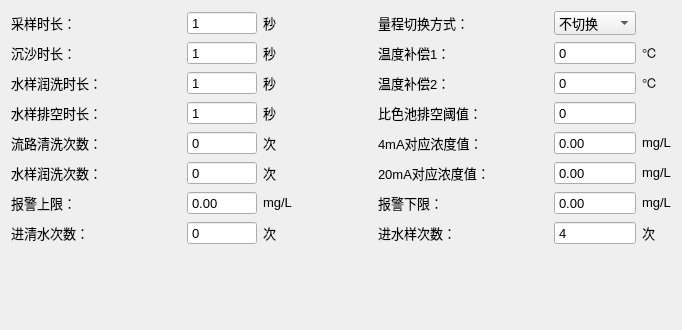
     <widget class="QWidget" name="tabWidgetPage1">
      <attribute name="title">
       <string>基础设置</string>
      </attribute>
      <attribute name="toolTip">
       <string>0</string>
      </attribute>
      <layout class="QGridLayout" name="gridLayout_8">
       <item row="0" column="0">
        <layout class="QHBoxLayout" name="horizontalLayout_3">
         <item>
          <layout class="QGridLayout" name="gridLayout">
           <item row="4" column="0">
            <widget class="QLabel" name="label_18">
             <property name="font">
              <font>
               <pointsize>10</pointsize>
              </font>
             </property>
             <property name="text">
              <string>流路清洗次数：</string>
             </property>
            </widget>
           </item>
           <item row="1" column="2">
            <widget class="QLabel" name="label_140">
             <property name="font">
              <font>
               <pointsize>10</pointsize>
              </font>
             </property>
             <property name="text">
              <string>秒</string>
             </property>
            </widget>
           </item>
           <item row="1" column="1">
            <widget class="QSpinBox" name="Time1">
             <property name="font">
              <font>
               <pointsize>10</pointsize>
              </font>
             </property>
             <property name="alignment">
              <set>Qt::AlignLeading|Qt::AlignLeft|Qt::AlignVCenter</set>
             </property>
             <property name="buttonSymbols">
              <enum>QAbstractSpinBox::NoButtons</enum>
             </property>
             <property name="minimum">
              <number>1</number>
             </property>
             <property name="maximum">
              <number>9999</number>
             </property>
            </widget>
           </item>
           <item row="2" column="1">
            <widget class="QSpinBox" name="Time2">
             <property name="font">
              <font>
               <pointsize>10</pointsize>
              </font>
             </property>
             <property name="alignment">
              <set>Qt::AlignLeading|Qt::AlignLeft|Qt::AlignVCenter</set>
             </property>
             <property name="buttonSymbols">
              <enum>QAbstractSpinBox::NoButtons</enum>
             </property>
             <property name="minimum">
              <number>1</number>
             </property>
             <property name="maximum">
              <number>9999</number>
             </property>
            </widget>
           </item>
           <item row="2" column="0">
            <widget class="QLabel" name="label_123">
             <property name="font">
              <font>
               <pointsize>10</pointsize>
              </font>
             </property>
             <property name="text">
              <string>水样润洗时长：</string>
             </property>
            </widget>
           </item>
           <item row="5" column="1">
            <widget class="QSpinBox" name="Loop1">
             <property name="font">
              <font>
               <pointsize>10</pointsize>
              </font>
             </property>
             <property name="alignment">
              <set>Qt::AlignLeading|Qt::AlignLeft|Qt::AlignVCenter</set>
             </property>
             <property name="buttonSymbols">
              <enum>QAbstractSpinBox::NoButtons</enum>
             </property>
             <property name="minimum">
              <number>0</number>
             </property>
             <property name="maximum">
              <number>9999</number>
             </property>
            </widget>
           </item>
           <item row="2" column="2">
            <widget class="QLabel" name="label_103">
             <property name="font">
              <font>
               <pointsize>10</pointsize>
              </font>
             </property>
             <property name="text">
              <string>秒</string>
             </property>
            </widget>
           </item>
           <item row="3" column="0">
            <widget class="QLabel" name="label_17">
             <property name="font">
              <font>
               <pointsize>10</pointsize>
              </font>
             </property>
             <property name="text">
              <string>水样排空时长：</string>
             </property>
            </widget>
           </item>
           <item row="7" column="0">
            <widget class="QLabel" name="label_21">
             <property name="font">
              <font>
               <pointsize>10</pointsize>
              </font>
             </property>
             <property name="text">
              <string>进清水次数：</string>
             </property>
            </widget>
           </item>
           <item row="3" column="1">
            <widget class="QSpinBox" name="Time3">
             <property name="font">
              <font>
               <pointsize>10</pointsize>
              </font>
             </property>
             <property name="alignment">
              <set>Qt::AlignLeading|Qt::AlignLeft|Qt::AlignVCenter</set>
             </property>
             <property name="buttonSymbols">
              <enum>QAbstractSpinBox::NoButtons</enum>
             </property>
             <property name="minimum">
              <number>1</number>
             </property>
             <property name="maximum">
              <number>9999</number>
             </property>
            </widget>
           </item>
           <item row="5" column="0">
            <widget class="QLabel" name="label_19">
             <property name="font">
              <font>
               <pointsize>10</pointsize>
              </font>
             </property>
             <property name="text">
              <string>水样润洗次数：</string>
             </property>
            </widget>
           </item>
           <item row="4" column="2">
            <widget class="QLabel" name="label_141">
             <property name="font">
              <font>
               <pointsize>10</pointsize>
              </font>
             </property>
             <property name="text">
              <string>次</string>
             </property>
            </widget>
           </item>
           <item row="3" column="2">
            <widget class="QLabel" name="label_139">
             <property name="font">
              <font>
               <pointsize>10</pointsize>
              </font>
             </property>
             <property name="text">
              <string>秒</string>
             </property>
            </widget>
           </item>
           <item row="4" column="1">
            <widget class="QSpinBox" name="Loop0">
             <property name="font">
              <font>
               <pointsize>10</pointsize>
              </font>
             </property>
             <property name="alignment">
              <set>Qt::AlignLeading|Qt::AlignLeft|Qt::AlignVCenter</set>
             </property>
             <property name="buttonSymbols">
              <enum>QAbstractSpinBox::NoButtons</enum>
             </property>
             <property name="minimum">
              <number>0</number>
             </property>
             <property name="maximum">
              <number>9999</number>
             </property>
            </widget>
           </item>
           <item row="0" column="1">
            <widget class="QSpinBox" name="Time0">
             <property name="font">
              <font>
               <pointsize>10</pointsize>
              </font>
             </property>
             <property name="alignment">
              <set>Qt::AlignLeading|Qt::AlignLeft|Qt::AlignVCenter</set>
             </property>
             <property name="buttonSymbols">
              <enum>QAbstractSpinBox::NoButtons</enum>
             </property>
             <property name="minimum">
              <number>1</number>
             </property>
             <property name="maximum">
              <number>9999</number>
             </property>
            </widget>
           </item>
           <item row="7" column="1">
            <widget class="QSpinBox" name="Loop3">
             <property name="font">
              <font>
               <pointsize>10</pointsize>
              </font>
             </property>
             <property name="alignment">
              <set>Qt::AlignLeading|Qt::AlignLeft|Qt::AlignVCenter</set>
             </property>
             <property name="buttonSymbols">
              <enum>QAbstractSpinBox::NoButtons</enum>
             </property>
             <property name="minimum">
              <number>0</number>
             </property>
             <property name="maximum">
              <number>9999</number>
             </property>
            </widget>
           </item>
           <item row="7" column="2">
            <widget class="QLabel" name="label_144">
             <property name="font">
              <font>
               <pointsize>10</pointsize>
              </font>
             </property>
             <property name="text">
              <string>次</string>
             </property>
            </widget>
           </item>
           <item row="0" column="0">
            <widget class="QLabel" name="label_82">
             <property name="sizePolicy">
              <sizepolicy hsizetype="Preferred" vsizetype="Preferred">
               <horstretch>0</horstretch>
               <verstretch>0</verstretch>
              </sizepolicy>
             </property>
             <property name="font">
              <font>
               <pointsize>10</pointsize>
              </font>
             </property>
             <property name="text">
              <string>采样时长：</string>
             </property>
            </widget>
           </item>
           <item row="5" column="2">
            <widget class="QLabel" name="label_142">
             <property name="font">
              <font>
               <pointsize>10</pointsize>
              </font>
             </property>
             <property name="text">
              <string>次</string>
             </property>
            </widget>
           </item>
           <item row="1" column="0">
            <widget class="QLabel" name="label_22">
             <property name="font">
              <font>
               <pointsize>10</pointsize>
              </font>
             </property>
             <property name="text">
              <string>沉沙时长：</string>
             </property>
            </widget>
           </item>
           <item row="0" column="2">
            <widget class="QLabel" name="label_102">
             <property name="font">
              <font>
               <pointsize>10</pointsize>
              </font>
             </property>
             <property name="text">
              <string>秒</string>
             </property>
            </widget>
           </item>
           <item row="6" column="0">
            <widget class="QLabel" name="label_12">
             <property name="minimumSize">
              <size>
               <width>170</width>
               <height>0</height>
              </size>
             </property>
             <property name="font">
              <font>
               <pointsize>10</pointsize>
              </font>
             </property>
             <property name="styleSheet">
              <string notr="true"/>
             </property>
             <property name="text">
              <string>报警上限：</string>
             </property>
            </widget>
           </item>
           <item row="6" column="1">
            <widget class="QDoubleSpinBox" name="AlarmLineH">
             <property name="sizePolicy">
              <sizepolicy hsizetype="Preferred" vsizetype="Preferred">
               <horstretch>0</horstretch>
               <verstretch>0</verstretch>
              </sizepolicy>
             </property>
             <property name="font">
              <font>
               <pointsize>10</pointsize>
              </font>
             </property>
             <property name="buttonSymbols">
              <enum>QAbstractSpinBox::NoButtons</enum>
             </property>
             <property name="minimum">
              <double>-99999.000000000000000</double>
             </property>
             <property name="maximum">
              <double>99999.000000000000000</double>
             </property>
            </widget>
           </item>
           <item row="6" column="2">
            <widget class="QLabel" name="label_167">
             <property name="sizePolicy">
              <sizepolicy hsizetype="Fixed" vsizetype="Fixed">
               <horstretch>0</horstretch>
               <verstretch>0</verstretch>
              </sizepolicy>
             </property>
             <property name="font">
              <font>
               <pointsize>10</pointsize>
              </font>
             </property>
             <property name="styleSheet">
              <string notr="true"/>
             </property>
             <property name="frameShape">
              <enum>QFrame::NoFrame</enum>
             </property>
             <property name="text">
              <string>mg/L</string>
             </property>
            </widget>
           </item>
          </layout>
         </item>
         <item>
          <spacer name="horizontalSpacer_2">
           <property name="orientation">
            <enum>Qt::Horizontal</enum>
           </property>
           <property name="sizeHint" stdset="0">
            <size>
             <width>80</width>
             <height>20</height>
            </size>
           </property>
          </spacer>
         </item>
         <item>
          <layout class="QGridLayout" name="gridLayout_2">
           <item row="0" column="0">
            <widget class="QLabel" name="label_3">
             <property name="minimumSize">
              <size>
               <width>0</width>
               <height>0</height>
              </size>
             </property>
             <property name="maximumSize">
              <size>
               <width>16777215</width>
               <height>16777215</height>
              </size>
             </property>
             <property name="font">
              <font>
               <pointsize>10</pointsize>
              </font>
             </property>
             <property name="text">
              <string>量程切换方式：</string>
             </property>
            </widget>
           </item>
           <item row="1" column="0">
            <widget class="QLabel" name="label">
             <property name="font">
              <font>
               <pointsize>10</pointsize>
              </font>
             </property>
             <property name="frameShape">
              <enum>QFrame::NoFrame</enum>
             </property>
             <property name="text">
              <string>温度补偿1：</string>
             </property>
             <property name="alignment">
              <set>Qt::AlignLeading|Qt::AlignLeft|Qt::AlignVCenter</set>
             </property>
            </widget>
           </item>
           <item row="0" column="1">
            <widget class="QComboBox" name="RangeSwitch">
             <property name="sizePolicy">
              <sizepolicy hsizetype="Preferred" vsizetype="Preferred">
               <horstretch>0</horstretch>
               <verstretch>0</verstretch>
              </sizepolicy>
             </property>
             <property name="minimumSize">
              <size>
               <width>0</width>
               <height>0</height>
              </size>
             </property>
             <property name="font">
              <font>
               <pointsize>10</pointsize>
              </font>
             </property>
             <item>
              <property name="text">
               <string>不切换</string>
              </property>
             </item>
             <item>
              <property name="text">
               <string>单次切换</string>
              </property>
             </item>
             <item>
              <property name="text">
               <string>单向切换</string>
              </property>
             </item>
            </widget>
           </item>
           <item row="1" column="2">
            <widget class="QLabel" name="label_164">
             <property name="sizePolicy">
              <sizepolicy hsizetype="Fixed" vsizetype="Fixed">
               <horstretch>0</horstretch>
               <verstretch>0</verstretch>
              </sizepolicy>
             </property>
             <property name="font">
              <font>
               <pointsize>10</pointsize>
              </font>
             </property>
             <property name="styleSheet">
              <string notr="true"/>
             </property>
             <property name="frameShape">
              <enum>QFrame::NoFrame</enum>
             </property>
             <property name="text">
              <string>℃</string>
             </property>
            </widget>
           </item>
           <item row="1" column="1">
            <widget class="QSpinBox" name="TempOffset">
             <property name="sizePolicy">
              <sizepolicy hsizetype="Preferred" vsizetype="Preferred">
               <horstretch>0</horstretch>
               <verstretch>0</verstretch>
              </sizepolicy>
             </property>
             <property name="font">
              <font>
               <pointsize>10</pointsize>
              </font>
             </property>
             <property name="buttonSymbols">
              <enum>QAbstractSpinBox::NoButtons</enum>
             </property>
             <property name="minimum">
              <number>-100</number>
             </property>
             <property name="maximum">
              <number>100</number>
             </property>
            </widget>
           </item>
           <item row="3" column="0">
            <widget class="QLabel" name="label_5">
             <property name="sizePolicy">
              <sizepolicy hsizetype="Preferred" vsizetype="Preferred">
               <horstretch>0</horstretch>
               <verstretch>0</verstretch>
              </sizepolicy>
             </property>
             <property name="font">
              <font>
               <pointsize>10</pointsize>
              </font>
             </property>
             <property name="frameShape">
              <enum>QFrame::NoFrame</enum>
             </property>
             <property name="text">
              <string>比色池排空阈值：</string>
             </property>
             <property name="alignment">
              <set>Qt::AlignLeading|Qt::AlignLeft|Qt::AlignVCenter</set>
             </property>
            </widget>
           </item>
           <item row="2" column="0">
            <widget class="QLabel" name="label_4">
             <property name="font">
              <font>
               <pointsize>10</pointsize>
              </font>
             </property>
             <property name="frameShape">
              <enum>QFrame::NoFrame</enum>
             </property>
             <property name="text">
              <string>温度补偿2：</string>
             </property>
             <property name="alignment">
              <set>Qt::AlignLeading|Qt::AlignLeft|Qt::AlignVCenter</set>
             </property>
            </widget>
           </item>
           <item row="2" column="1">
            <widget class="QSpinBox" name="DeviceTempOffset">
             <property name="sizePolicy">
              <sizepolicy hsizetype="Preferred" vsizetype="Preferred">
               <horstretch>0</horstretch>
               <verstretch>0</verstretch>
              </sizepolicy>
             </property>
             <property name="font">
              <font>
               <pointsize>10</pointsize>
              </font>
             </property>
             <property name="buttonSymbols">
              <enum>QAbstractSpinBox::NoButtons</enum>
             </property>
             <property name="minimum">
              <number>-100</number>
             </property>
             <property name="maximum">
              <number>100</number>
             </property>
            </widget>
           </item>
           <item row="2" column="2">
            <widget class="QLabel" name="label_165">
             <property name="sizePolicy">
              <sizepolicy hsizetype="Fixed" vsizetype="Fixed">
               <horstretch>0</horstretch>
               <verstretch>0</verstretch>
              </sizepolicy>
             </property>
             <property name="font">
              <font>
               <pointsize>10</pointsize>
              </font>
             </property>
             <property name="styleSheet">
              <string notr="true"/>
             </property>
             <property name="frameShape">
              <enum>QFrame::NoFrame</enum>
             </property>
             <property name="text">
              <string>℃</string>
             </property>
            </widget>
           </item>
           <item row="4" column="0">
            <widget class="QLabel" name="label_42">
             <property name="sizePolicy">
              <sizepolicy hsizetype="Preferred" vsizetype="Preferred">
               <horstretch>0</horstretch>
               <verstretch>0</verstretch>
              </sizepolicy>
             </property>
             <property name="font">
              <font>
               <pointsize>10</pointsize>
              </font>
             </property>
             <property name="styleSheet">
              <string notr="true"/>
             </property>
             <property name="frameShape">
              <enum>QFrame::NoFrame</enum>
             </property>
             <property name="text">
              <string>4mA对应浓度值：</string>
             </property>
            </widget>
           </item>
           <item row="4" column="2">
            <widget class="QLabel" name="label_163">
             <property name="sizePolicy">
              <sizepolicy hsizetype="Fixed" vsizetype="Fixed">
               <horstretch>0</horstretch>
               <verstretch>0</verstretch>
              </sizepolicy>
             </property>
             <property name="font">
              <font>
               <pointsize>10</pointsize>
              </font>
             </property>
             <property name="styleSheet">
              <string notr="true"/>
             </property>
             <property name="frameShape">
              <enum>QFrame::NoFrame</enum>
             </property>
             <property name="text">
              <string>mg/L</string>
             </property>
            </widget>
           </item>
           <item row="5" column="0">
            <widget class="QLabel" name="label_43">
             <property name="sizePolicy">
              <sizepolicy hsizetype="Preferred" vsizetype="Preferred">
               <horstretch>0</horstretch>
               <verstretch>0</verstretch>
              </sizepolicy>
             </property>
             <property name="font">
              <font>
               <pointsize>10</pointsize>
              </font>
             </property>
             <property name="styleSheet">
              <string notr="true"/>
             </property>
             <property name="frameShape">
              <enum>QFrame::NoFrame</enum>
             </property>
             <property name="text">
              <string>20mA对应浓度值：</string>
             </property>
            </widget>
           </item>
           <item row="3" column="1">
            <widget class="QSpinBox" name="BlankErrorThreshold">
             <property name="sizePolicy">
              <sizepolicy hsizetype="Preferred" vsizetype="Preferred">
               <horstretch>0</horstretch>
               <verstretch>0</verstretch>
              </sizepolicy>
             </property>
             <property name="font">
              <font>
               <pointsize>10</pointsize>
              </font>
             </property>
             <property name="buttonSymbols">
              <enum>QAbstractSpinBox::NoButtons</enum>
             </property>
             <property name="maximum">
              <number>99999</number>
             </property>
            </widget>
           </item>
           <item row="5" column="2">
            <widget class="QLabel" name="label_166">
             <property name="sizePolicy">
              <sizepolicy hsizetype="Fixed" vsizetype="Fixed">
               <horstretch>0</horstretch>
               <verstretch>0</verstretch>
              </sizepolicy>
             </property>
             <property name="font">
              <font>
               <pointsize>10</pointsize>
              </font>
             </property>
             <property name="styleSheet">
              <string notr="true"/>
             </property>
             <property name="frameShape">
              <enum>QFrame::NoFrame</enum>
             </property>
             <property name="text">
              <string>mg/L</string>
             </property>
            </widget>
           </item>
           <item row="4" column="1">
            <widget class="QDoubleSpinBox" name="_4mA">
             <property name="sizePolicy">
              <sizepolicy hsizetype="Preferred" vsizetype="Preferred">
               <horstretch>0</horstretch>
               <verstretch>0</verstretch>
              </sizepolicy>
             </property>
             <property name="font">
              <font>
               <pointsize>10</pointsize>
              </font>
             </property>
             <property name="buttonSymbols">
              <enum>QAbstractSpinBox::NoButtons</enum>
             </property>
             <property name="minimum">
              <double>-99999.000000000000000</double>
             </property>
             <property name="maximum">
              <double>99999.000000000000000</double>
             </property>
            </widget>
           </item>
           <item row="5" column="1">
            <widget class="QDoubleSpinBox" name="_20mA">
             <property name="sizePolicy">
              <sizepolicy hsizetype="Preferred" vsizetype="Preferred">
               <horstretch>0</horstretch>
               <verstretch>0</verstretch>
              </sizepolicy>
             </property>
             <property name="font">
              <font>
               <pointsize>10</pointsize>
              </font>
             </property>
             <property name="buttonSymbols">
              <enum>QAbstractSpinBox::NoButtons</enum>
             </property>
             <property name="minimum">
              <double>-99999.000000000000000</double>
             </property>
             <property name="maximum">
              <double>99999.000000000000000</double>
             </property>
            </widget>
           </item>
           <item row="6" column="0">
            <widget class="QLabel" name="label_13">
             <property name="minimumSize">
              <size>
               <width>170</width>
               <height>0</height>
              </size>
             </property>
             <property name="font">
              <font>
               <pointsize>10</pointsize>
              </font>
             </property>
             <property name="styleSheet">
              <string notr="true"/>
             </property>
             <property name="text">
              <string>报警下限：</string>
             </property>
            </widget>
           </item>
           <item row="7" column="0">
            <widget class="QLabel" name="label_20">
             <property name="font">
              <font>
               <pointsize>10</pointsize>
              </font>
             </property>
             <property name="text">
              <string>进水样次数：</string>
             </property>
            </widget>
           </item>
           <item row="6" column="1">
            <widget class="QDoubleSpinBox" name="AlarmLineL">
             <property name="sizePolicy">
              <sizepolicy hsizetype="Preferred" vsizetype="Preferred">
               <horstretch>0</horstretch>
               <verstretch>0</verstretch>
              </sizepolicy>
             </property>
             <property name="font">
              <font>
               <pointsize>10</pointsize>
              </font>
             </property>
             <property name="buttonSymbols">
              <enum>QAbstractSpinBox::NoButtons</enum>
             </property>
             <property name="minimum">
              <double>-99999.000000000000000</double>
             </property>
             <property name="maximum">
              <double>99999.000000000000000</double>
             </property>
            </widget>
           </item>
           <item row="7" column="1">
            <widget class="QSpinBox" name="Loop2">
             <property name="font">
              <font>
               <pointsize>10</pointsize>
              </font>
             </property>
             <property name="alignment">
              <set>Qt::AlignLeading|Qt::AlignLeft|Qt::AlignVCenter</set>
             </property>
             <property name="buttonSymbols">
              <enum>QAbstractSpinBox::NoButtons</enum>
             </property>
             <property name="minimum">
              <number>0</number>
             </property>
             <property name="maximum">
              <number>9999</number>
             </property>
             <property name="value">
              <number>4</number>
             </property>
            </widget>
           </item>
           <item row="6" column="2">
            <widget class="QLabel" name="label_118">
             <property name="sizePolicy">
              <sizepolicy hsizetype="Fixed" vsizetype="Fixed">
               <horstretch>0</horstretch>
               <verstretch>0</verstretch>
              </sizepolicy>
             </property>
             <property name="font">
              <font>
               <pointsize>10</pointsize>
              </font>
             </property>
             <property name="text">
              <string>mg/L</string>
             </property>
            </widget>
           </item>
           <item row="7" column="2">
            <widget class="QLabel" name="label_143">
             <property name="font">
              <font>
               <pointsize>10</pointsize>
              </font>
             </property>
             <property name="text">
              <string>次</string>
             </property>
            </widget>
           </item>
          </layout>
         </item>
        </layout>
       </item>
       <item row="4" column="0">
        <spacer name="verticalSpacer">
         <property name="orientation">
          <enum>Qt::Vertical</enum>
         </property>
         <property name="sizeHint" stdset="0">
          <size>
           <width>20</width>
           <height>74</height>
          </size>
         </property>
        </spacer>
       </item>
      </layout>
     </widget>
